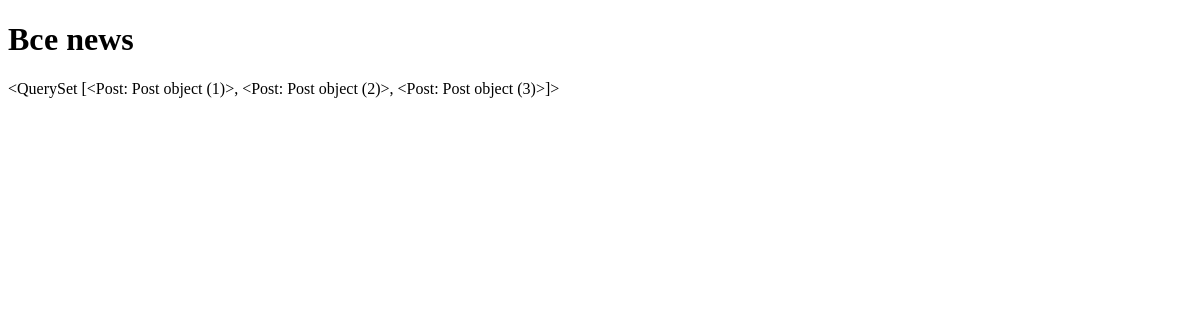
Before: /news/ with the older database file.
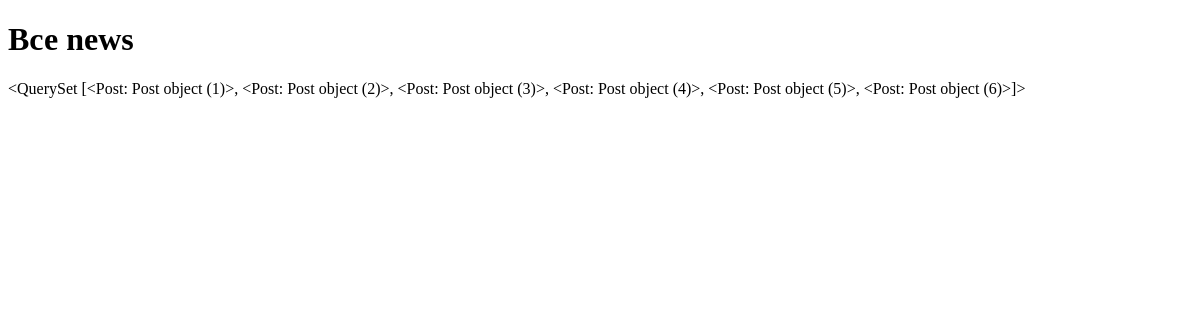
After: the same page with the newer database file.
### article/models.py (models this page shows, shortened)
class Post(models.Model):
    author = models.ForeignKey(Author, on_delete=models.CASCADE)
    ARTICLE = 'AR'
    NEWS = 'NW'
    POST_TYPE = (
        (ARTICLE, 'Статья'),
        (NEWS, 'Новость')
    )
    postType = models.CharField(max_length=2, choices=POST_TYPE, default=ARTICLE)
    time = models.DateTimeField(auto_now_add=True)
    postCategory = models.ManyToManyField(Category, through='PostCategory')
    title = models.CharField(max_length=255)
    text = models.TextField()
    rating = models.IntegerField(default=0)

### article/views.py (the view)
# urls.py: path('', NewsList.as_view()),
class NewsList(ListView):
    model = Post
    template_name = 'news.html'
    context_object_name = 'news'

### templates/news.html (shortened to what this page needs)
{% extends 'flatpages/default.html' %}
{% block content %}
<h1>Все news</h1>
{{ news }}
{% endblock content %}

### templates/flatpages/default.html (shortened to what this page needs)
<!DOCTYPE html>
<html>
<head>
</head>
<body>
    {% block content %}
    {% endblock content %}
</body>
</html>

Changed rows visible on the page:
changed Post: id "<QuerySet [<Post: Post object (1)>, <Post: Post object (2)>, <Post: Post object (3)>]>" → "…(2)>, <Post: Post object (3)>, <Post: Post object (4)>, <Post: Post object (5)>, <Post: Post object (6)>]>"
